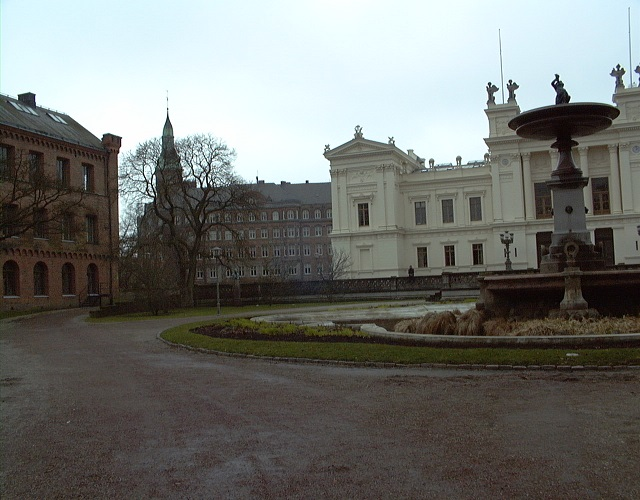
#> input picture Project 8 Week/pano_img1.jpg, 640 x 500 px
$ python ex_panorama.py   (older library calls are emulated)
#> lines starting #> are read from the running program, lines starting #| are printed output that depends on the picture; after the words box and inside, x2 and y2 are one past the last pixel; in counts of white or black regions, pixels touching at a corner belong together
def find_homo(im1,im2):
    sift=cv2.SIFT()

    kp1,des1=sift.detectAndCompute(im1,None)
    kp2,des2=sift.detectAndCompute(im2,None)

    bf=cv2.BFMatcher()
    matches=bf.knnMatch(des1,des2,k=2)

    mat1=[]
    mat2=[]

    for m,n in matches:
        if m.distance < 0.75*n.distance:
            mat1.append(kp1[m.queryIdx])
            mat2.append(kp2[m.trainIdx])

    pts1=np.float32([m.pt for m in mat1])
    pts2=np.float32([m.pt for m in mat2])

    H, status = cv2.findHomography(pts2, pts1, cv2.RANSAC, 3.0)
    return H

def make_homo_img(h, img1, img2):

    homo=np.ones((3,1))
    homo[0,0]=img2.shape[1]/2
    homo[1,0]=img2.shape[0]/2
    new_homo=np.dot(h,homo)

    for i in range(new_homo.shape[0]):
        new_homo[i,0]=new_homo[i,0]/new_homo[2,0]

    dx=int(new_homo[0,0]-homo[0,0])


    if dx<0:

        dx=np.absolute(dx)
        y=img1.shape[0]
        x=img1.shape[1]+dx
        new_img=np.zeros((y, x, 3), np.uint8)
        new_h=np.array([[1,0,dx], [0,1,0], [0,0,1]], np.float32)
        h=np.dot(new_h,h)

        trans_img1=cv2.warpPerspective(img2, h, (img2.shape[1], img2.shape[0]))

        for i in range(3):
            new_img[:,dx:,i]=img1[:,:,i]

        none_zero=((new_img[:,:img2.shape[1],0]+new_img[:,:img2.shape[1],1]+new_img[:,:img2.shape[1],2])>0)

        for i in range(3):
            new_img[:,:img2.shape[1],i] = trans_img1[:,:img2.shape[1],i]*(1-none_zero) + new_img[:,:img2.shape[1],i]*none_zero


    else:
        trans_img1=cv2.warpPerspective(img2, h, (img2.shape[1]+dx, img2.shape[0]))

        y=img1.shape[0]
        x=img2.shape[1]+dx

        new_img=np.zeros((y, x, 3),np.uint8)

        for i in range(3):
            new_img[:,:,i]=trans_img1[:,:,i]
        none_zero=((img1[:,:,0]+img1[:,:,1]+img1[:,:,2])>0)
        for i in range(3):
            new_img[:,:img1.shape[1],i]=img1[:,:,i]*none_zero+ new_img[:,:img1.shape[1],i]*(1-none_zero)

    return new_img, trans_img1


import cv2
import numpy as np

img1=cv2.imread('pano_img1.jpg')
#> img1 is the input picture: shape (500, 640, 3); mean B, G, R 112.2, 116, 114.3
img2=cv2.imread('pano_img2.jpg')
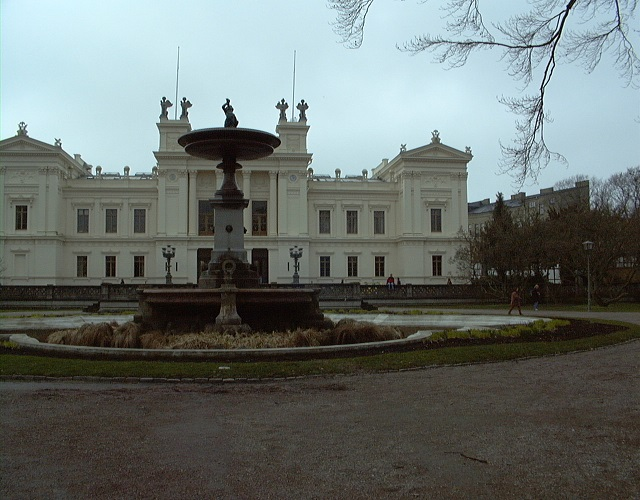
#> input picture Project 8 Week/pano_img2.jpg, 640 x 500 px
#> img2 is the input picture: shape (500, 640, 3); mean B, G, R 109.9, 113.1, 105.9
img3=cv2.imread('pano_img3.jpg')
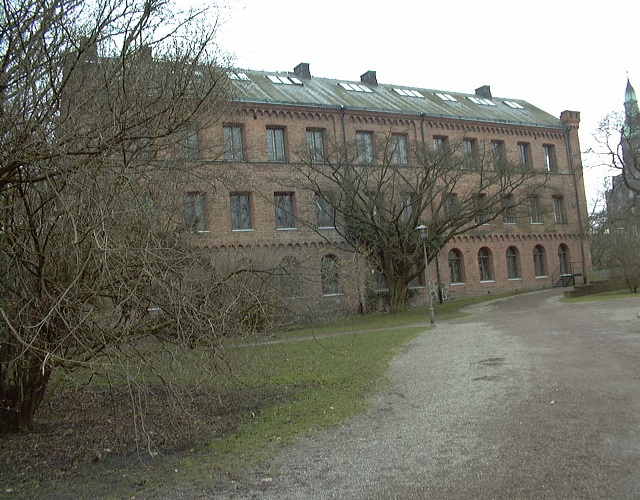
#> input picture Project 8 Week/pano_img3.jpg, 640 x 500 px
#> img3 is the input picture: shape (500, 640, 3); mean B, G, R 108.3, 118.9, 119

H=find_homo(img1,img2)
#> in find_homo, `kp1,des1=sift.detectAndCompute(im1,None)`: kp1 = 884 keypoints; strongest (x, y, size): (510, 81, 2.3), (557, 76, 2.7), (198, 186, 2.6), (201, 184, 1.9)
#> in find_homo, `kp2,des2=sift.detectAndCompute(im2,None)`: kp2 = 1029 keypoints; strongest (x, y, size): (302, 101, 2.1), (228, 101, 2.5), (164, 98, 2.2), (223, 107, 2.1)
#> in find_homo, `matches=bf.knnMatch(des1,des2,k=2)`: matches = 884 matches
#> after the loop in find_homo, `for m,n in matches:`: mat1 = 271 keypoints; strongest (x, y, size): (510, 81, 2.3), (557, 76, 2.7), (618, 66, 2.5), (552, 84, 2.2); mat2 = 271 keypoints; strongest (x, y, size): (302, 101, 2.1), (228, 101, 2.5), (164, 98, 2.2), (223, 107, 2.1)
#> in find_homo, `pts1=np.float32([m.pt for m in mat1])`: pts1 = 271 pairs, first value 27.66 to 633.2, second value 66.06 to 377.9
#> in find_homo, `pts2=np.float32([m.pt for m in mat2])`: pts2 = 271 pairs, first value 13.12 to 629.2, second value 98.22 to 390.6
#> in find_homo, `H, status = cv2.findHomography(pts2, pts1, cv2.RANSAC, 3.0)`: H = [[0.71, 0.0682, 330.8], [-0.172, 0.935, 13.24], [-0.000464, 9.57e-06, 1]]; status = 271 values, max 1 at index 6, min 0 at index 0, mean 0.86
result_img_1,trans_=make_homo_img(H,img1,img2)
#> in make_homo_img, `new_homo=np.dot(h,homo)`: new_homo = [574.9, 192.1, 0.854]
#> after the loop in make_homo_img, `for i in range(new_homo.shape[0]):`: new_homo = [673.3, 225, 1]
#> in make_homo_img, `dx=int(new_homo[0,0]-homo[0,0])`: dx = 353
#> in make_homo_img, `trans_img1=cv2.warpPerspective(img2, h, (img2.shape[1]+dx, img2.shape[..`:
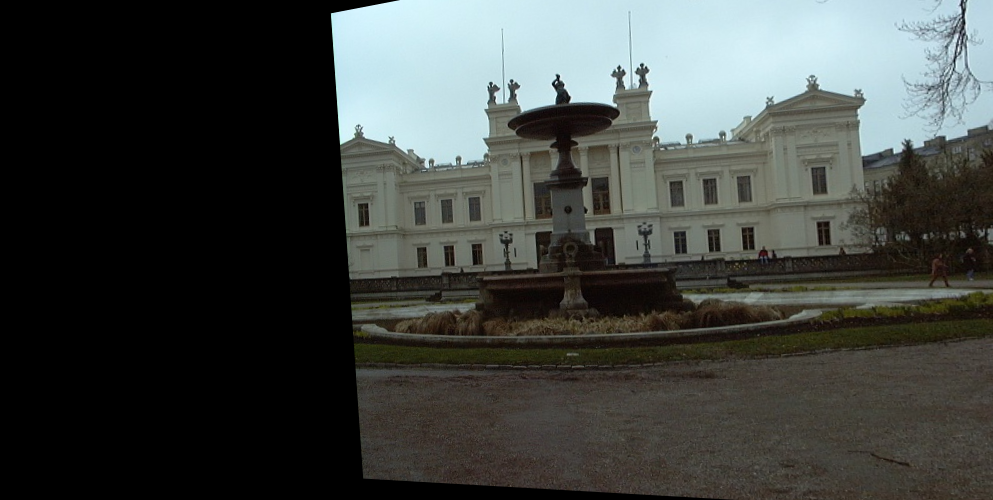
#> trans_img1: shape (500, 993, 3); mean B, G, R 65.5, 68.4, 64.8
#> in make_homo_img, `x=img2.shape[1]+dx`: x = 993
#> in make_homo_img, `none_zero=((img1[:,:,0]+img1[:,:,1]+img1[:,:,2])>0)`:
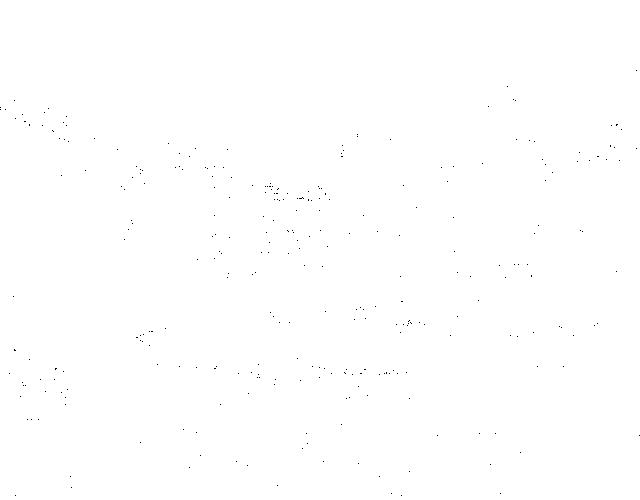
#> none_zero: shape (500, 640) bool; 99.9% white; black in thin lines or dots, all inside (x1, y1, x2, y2) = (0, 70, 640, 496)
#> after the loop in make_homo_img, `for i in range(3):`:
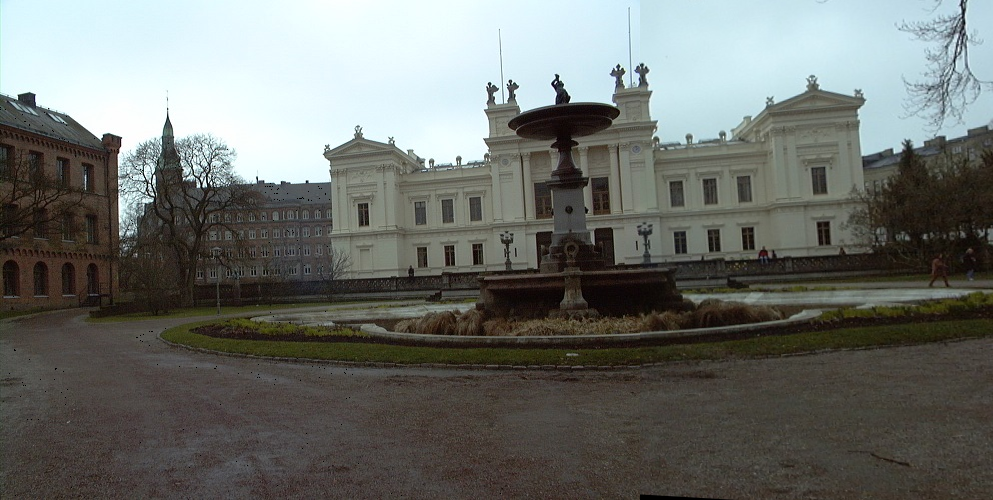
#> new_img: shape (500, 993, 3); mean B, G, R 107.8, 112, 109.1
H1=find_homo(result_img_1,img3)
#> in find_homo (call 2), `kp1,des1=sift.detectAndCompute(im1,None)`: kp1 = 1644 keypoints; strongest (x, y, size): (510, 81, 2.3), (557, 76, 2.7), (198, 186, 2.6), (201, 184, 1.9)
#> in find_homo (call 2), `kp2,des2=sift.detectAndCompute(im2,None)`: kp2 = 1502 keypoints; strongest (x, y, size): (8, 32, 1.9), (11, 57, 1.9), (60, 80, 1.9), (42, 10, 2.4)
#> in find_homo (call 2), `matches=bf.knnMatch(des1,des2,k=2)`: matches = 1644 matches
#> after the loop in find_homo (call 2), `for m,n in matches:`: mat1 = 80 keypoints; strongest (x, y, size): (557, 76, 2.7), (168, 125, 6.2), (151, 200, 2.6), (112, 142, 12.5); mat2 = 80 keypoints; strongest (x, y, size): (620, 172, 3.1), (629, 89, 6.1), (570, 119, 13.5), (577, 114, 3.8)
#> H1 = [[1.83, -0.174, -826.1], [0.493, 1.71, -231.4], [0.00137, -4.79e-05, 1]]
result_img_2,trans_=make_homo_img(H1,result_img_1,img3)
#> in make_homo_img (call 2), `new_homo=np.dot(h,homo)`: new_homo = [-283.6, 354, 1.42]
#> after the loop in make_homo_img (call 2), `for i in range(new_homo.shape[0]):`: new_homo = [-199, 248.4, 1]
#> in make_homo_img (call 2), `dx=int(new_homo[0,0]-homo[0,0])`: dx = -519
#> in make_homo_img (call 2), `dx=np.absolute(dx)`: dx = 519
#> in make_homo_img (call 2), `x=img1.shape[1]+dx`: x = 1512
#> in make_homo_img (call 2), `new_h=np.array([[1,0,dx], [0,1,0], [0,0,1]], np.float32)`: new_h = [[1, 0, 519], [0, 1, 0], [0, 0, 1]]
#> in make_homo_img (call 2), `h=np.dot(new_h,h)`: h = [[2.54, -0.199, -307.1], [0.493, 1.71, -231.4], [0.00137, -4.79e-05, 1]]
#> in make_homo_img (call 2), `none_zero=((new_img[:,:img2.shape[1],0]+new_img[:,:img2.shape[1],1]+ne..`:
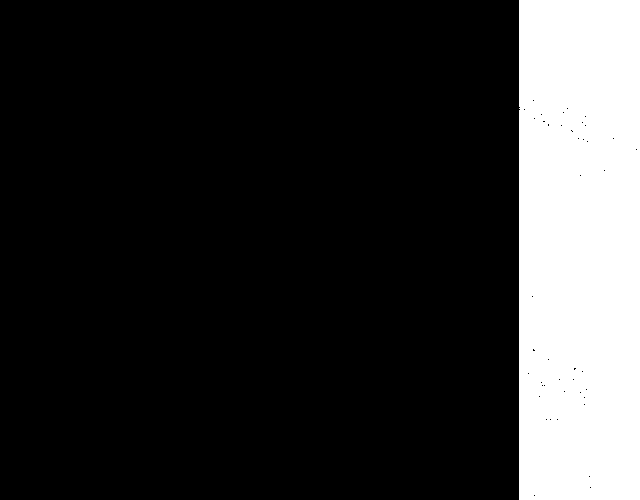
#> none_zero: shape (500, 640) bool; 18.9% white; 1 white region, box (x1, y1, x2, y2) and area: (519, 0, 640, 500) 60448
#> after the loop in make_homo_img (call 2), `for i in range(3):`:
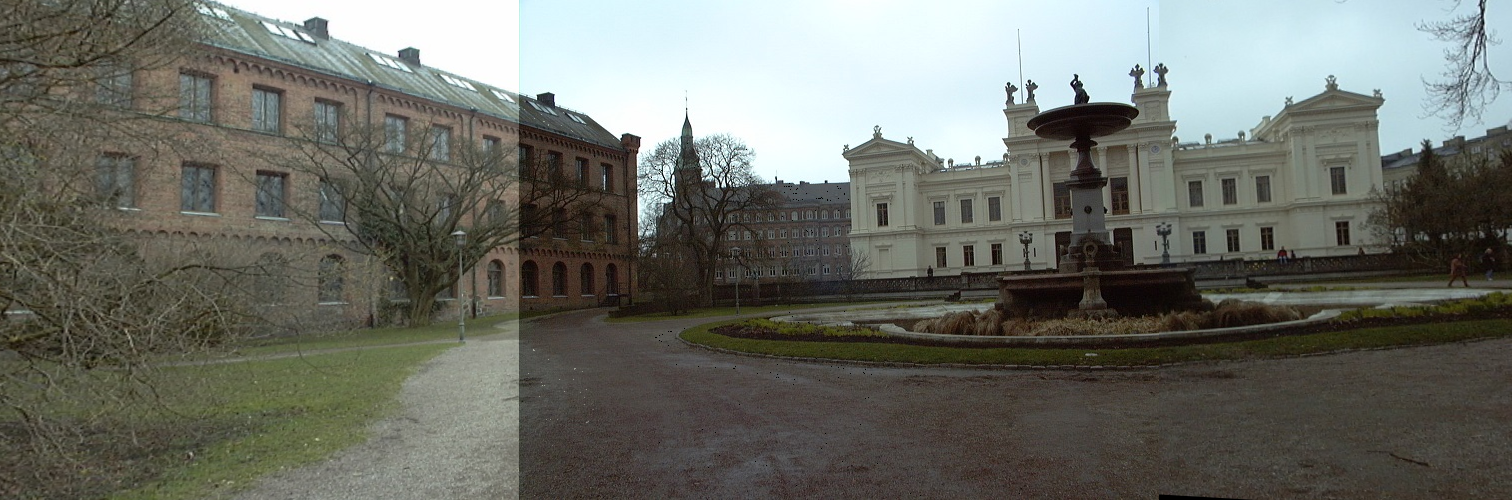
#> new_img: shape (500, 1512, 3); mean B, G, R 102.7, 110.2, 108.2

cv2.imshow("panorama", result_img_1)
cv2.imshow("trans image", trans_)
cv2.imshow("panorama1", result_img_2)
cv2.waitKey()
cv2.destroyAllWindows()
